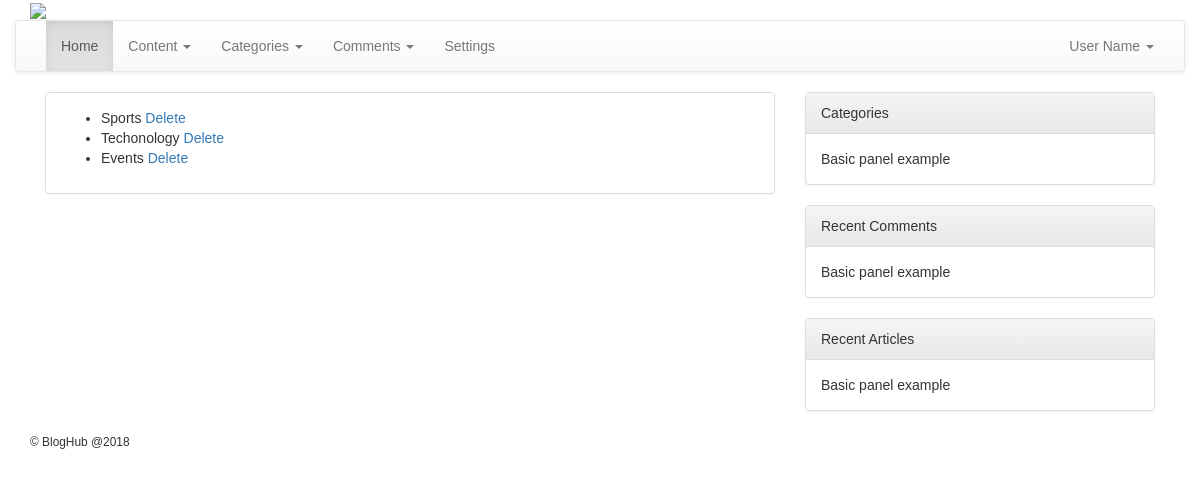
Screenshot of /Admin/category.php (signed in) with the database file from the repository.
### tables this page shows
CREATE TABLE `category` (
  `id` int(11) NOT NULL,
  `name` varchar(255) NOT NULL,
  `caturl` varchar(255) NOT NULL,
  `description` varchar(255) NOT NULL,
  `image` varchar(255) NOT NULL
);

### Admin/category.php (the view, shortened to what this page needs)
<?php include 'inc/header.php'; ?>
<?php include 'inc/nav.php'; ?>
<div class="container">
	<div class="col-md-8">
		<div class="panel panel-default">
		  <div class="panel-body">
		  <ul>
		    <?php
				$selsql = "SELECT * FROM category";
				$selres = mysqli_query($connection, $selsql);
				while($selr = mysqli_fetch_assoc($selres)){
			?>
					<li><?php echo $selr['name']; ?> <a href="delcategory.php"<?php echo $selr['id']; ?>">Delete</a>
					</li>
			<?php	}	?>
			</ul>
		  </div>
		</div>
	</div>
	<div class="col-md-4">
		<div class="panel panel-default">
		<div class="panel-heading">Categories</div>
		  <div class="panel-body">
		    Basic panel example
		  </div>
		</div>
		<div class="panel panel-default">
		<div class="panel-heading">Recent Comments</div>
		  <div class="panel-body">
		    Basic panel example
		  </div>
		</div>
		<div class="panel panel-default">
		<div class="panel-heading">Recent Articles</div>
		  <div class="panel-body">
		    Basic panel example
		  </div>
		</div>
	</div>
</div>
<?php include 'inc/footer.php'; ?>

### Admin/styles.css (style rules this page uses)
body, html { height: 100%; background-repeat: no-repeat; font-family: 'Oxygen', sans-serif; }

### rows the page displays
category: name "Sports"
category: name "Techonology"
category: name "Events"
